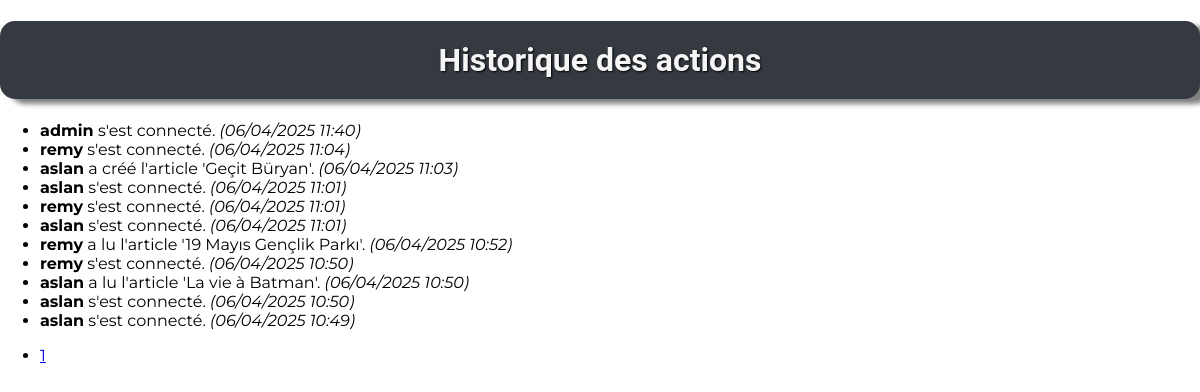
Before: /user/action_logs/ (signed in) with the older database file.
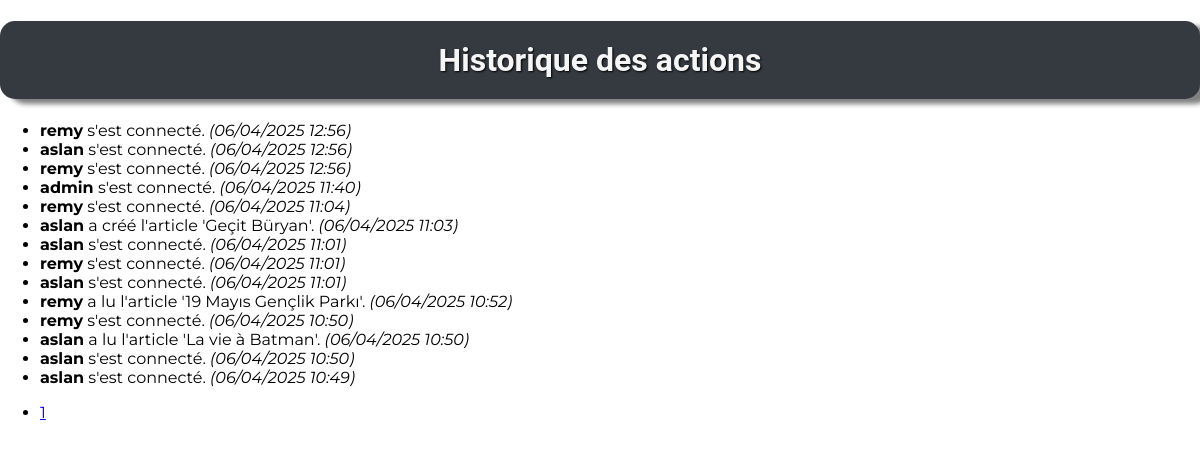
After: the same page with the newer database file.
### user/models.py (models this page shows, shortened)
class UserActionLog(models.Model):
    user = models.ForeignKey(User, on_delete=models.CASCADE, related_name='action_logs')
    action = models.CharField(max_length=255)
    timestamp = models.DateTimeField(auto_now_add=True)

class User(AbstractUser):
    profile_picture = models.ImageField(
        upload_to='data/profile_pictures/',
        blank=True,
        null=True,
        help_text="Téléchargez une image de profil (formats acceptés : JPEG, PNG)."
    )
    groups = models.ManyToManyField(
        'auth.Group',
        related_name='custom_user_set',  # Nom unique pour éviter les conflits
        blank=True
    )
    user_permissions = models.ManyToManyField(
        'auth.Permission',
        related_name='custom_user_permissions_set',  # Nom unique pour éviter les conflits
        blank=True
    )
    XP_LEVEL_CHOICES = [
        ('simple', 'Simple'),
        ('intermediate', 'Intermédiaire'),  # Nouveau niveau ajouté
        ('complex', 'Complexe'),
        ('admin', 'Admin'),
    ]
    xp_level = models.CharField(
        max_length=15,  # Augmentez la longueur pour inclure "intermediate"
        choices=XP_LEVEL_CHOICES,
        default='simple',
        verbose_name="Niveau d'XP"
    )
    date_naissance = models.DateField(
        blank=True,
        null=True,
        help_text="Entrez votre date de naissance (format : DD-MM-YYYY)."
    )
    xp_points = models.IntegerField(default=0)
    login_count = models.IntegerField(default=0, help_text="Nombre de connexions de l'utilisateur.")
    class Meta:
        verbose_name = "Utilisateur"
        verbose_name_plural = "Utilisateurs"
        ordering = ['-date_joined']

### user/views.py (the view)
# urls.py: path('action_logs/', user_action_logs, name='action_logs'),
@staff_member_required
def user_action_logs(request):
    logs = UserActionLog.objects.select_related('user').order_by('-timestamp')
    paginator = Paginator(logs, 20)  # 20 logs par page
    page_number = request.GET.get('page')
    page_obj = paginator.get_page(page_number)
    return render(request, 'user/action_logs_no_nav.html', {'page_obj': page_obj})  # Utilise un template sans barre de navigation

### news/context_processors.py (called while the page is built)
def site_appearance(request):
    try:
        return {
            'site_appearance': SiteAppearance.get_current()
        }
    except (OperationalError, ProgrammingError):
        class DefaultAppearance:
            primary_color = '#1e2a47'
            font_family = 'Roboto, sans-serif'
            enable_animations = True
            site_title = 'StarCity'
            footer_text = '© 2025 CY_WEBSITE. Tous droits réservés.'
        return {
            'site_appearance': DefaultAppearance()
        }

### news/models.py (called while the page is built)
    @classmethod
    def get_current(cls):
        appearance, created = cls.objects.get_or_create(pk=1)
        return appearance

### user/templates/user/action_logs_no_nav.html (shortened to what this page needs)
{% load static %}
<!DOCTYPE html>
<html lang="fr">
<head>
    <link rel="stylesheet" href="{% static 'styles.css' %}">
</head>
<body>
    <div class="container mt-4">
        <h1>Historique des actions</h1>
        <ul class="list-group">
            {% for log in page_obj %}
                <li class="list-group-item">
                    <strong>{{ log.user.username }}</strong> {{ log.action }} <em>({{ log.timestamp|date:"d/m/Y H:i" }})</em>
                </li>
            {% empty %}
                <li class="list-group-item">Aucune action enregistrée.</li>
            {% endfor %}
        </ul>
        <div class="mt-3">
            <nav>
                <ul class="pagination">
                    {% for num in page_obj.paginator.page_range %}
                        <li class="page-item {% if page_obj.number == num %}active{% endif %}">
                            <a class="page-link" href="?page={{ num }}">{{ num }}</a>
                        </li>
                    {% endfor %}
                </ul>
            </nav>
        </div>
    </div>
</body>
</html>

### cyWebsite/static/styles.css (style rules this page uses)
body { font-family: 'Montserrat',Arial, sans-serif; margin: 0; padding: 0; }
h1 { background-color: #343a40; color: whitesmoke; text-shadow: 1px 1px 2px black; box-shadow: 10px 5px 5px grey; padding: 20px; text-align: center; border-radius: 15px; font-family: 'Roboto', sans-serif; }

Changed rows visible on the page:
added UserActionLog: user.username "remy", action "s'est connecté.", timestamp "06/04/2025 12:56"
added UserActionLog: user.username "aslan", action "s'est connecté.", timestamp "06/04/2025 12:56"
added UserActionLog: user.username "remy", action "s'est connecté.", timestamp "06/04/2025 12:56"
